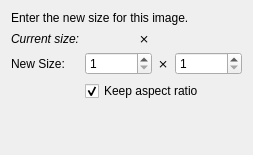
<?xml version="1.0" encoding="UTF-8"?>
<ui version="4.0">
 <class>ResizeImageWidget</class>
 <widget class="QWidget" name="ResizeImageWidget">
  <property name="geometry">
   <rect>
    <x>0</x>
    <y>0</y>
    <width>248</width>
    <height>155</height>
   </rect>
  </property>
  <property name="windowTitle">
   <string>Image Resizing</string>
  </property>
  <layout class="QFormLayout" name="formLayout">
   <item row="0" column="0" colspan="2">
    <widget class="QLabel" name="label_3">
     <property name="text">
      <string>Enter the new size for this image.</string>
     </property>
    </widget>
   </item>
   <item row="1" column="0">
    <widget class="QLabel" name="label">
     <property name="font">
      <font>
       <italic>true</italic>
      </font>
     </property>
     <property name="text">
      <string>Current size:</string>
     </property>
     <property name="alignment">
      <set>Qt::AlignRight|Qt::AlignTrailing|Qt::AlignVCenter</set>
     </property>
    </widget>
   </item>
   <item row="1" column="1">
    <layout class="QHBoxLayout" name="horizontalLayout">
     <item>
      <widget class="QLabel" name="mOriginalWidthLabel">
       <property name="font">
        <font>
         <italic>true</italic>
        </font>
       </property>
       <property name="text">
        <string/>
       </property>
       <property name="textInteractionFlags">
        <set>Qt::LinksAccessibleByMouse|Qt::TextSelectableByMouse</set>
       </property>
      </widget>
     </item>
     <item>
      <widget class="QLabel" name="label_6">
       <property name="font">
        <font>
         <italic>true</italic>
        </font>
       </property>
       <property name="text">
        <string notr="true">⨯</string>
       </property>
      </widget>
     </item>
     <item>
      <widget class="QLabel" name="mOriginalHeightLabel">
       <property name="font">
        <font>
         <italic>true</italic>
        </font>
       </property>
       <property name="text">
        <string/>
       </property>
       <property name="textInteractionFlags">
        <set>Qt::LinksAccessibleByMouse|Qt::TextSelectableByMouse</set>
       </property>
      </widget>
     </item>
    </layout>
   </item>
   <item row="2" column="0">
    <widget class="QLabel" name="label_2">
     <property name="text">
      <string>New Size:</string>
     </property>
     <property name="buddy">
      <cstring>mWidthSpinBox</cstring>
     </property>
    </widget>
   </item>
   <item row="2" column="1">
    <layout class="QHBoxLayout" name="horizontalLayout_2">
     <item>
      <widget class="KIntSpinBox" name="mWidthSpinBox">
       <property name="readOnly">
        <bool>false</bool>
       </property>
       <property name="buttonSymbols">
        <enum>QAbstractSpinBox::UpDownArrows</enum>
       </property>
       <property name="minimum">
        <number>1</number>
       </property>
       <property name="maximum">
        <number>100000</number>
       </property>
      </widget>
     </item>
     <item>
      <widget class="QLabel" name="label_4">
       <property name="text">
        <string notr="true">⨯</string>
       </property>
      </widget>
     </item>
     <item>
      <widget class="KIntSpinBox" name="mHeightSpinBox">
       <property name="minimum">
        <number>1</number>
       </property>
       <property name="maximum">
        <number>100000</number>
       </property>
      </widget>
     </item>
    </layout>
   </item>
   <item row="3" column="1">
    <widget class="QCheckBox" name="mKeepAspectCheckBox">
     <property name="text">
      <string>Keep aspect ratio</string>
     </property>
     <property name="checked">
      <bool>true</bool>
     </property>
    </widget>
   </item>
  </layout>
 </widget>
 <customwidgets>
  <customwidget>
   <class>KIntSpinBox</class>
   <extends>QSpinBox</extends>
   <header>knuminput.h</header>
  </customwidget>
 </customwidgets>
 <connections/>
</ui>
